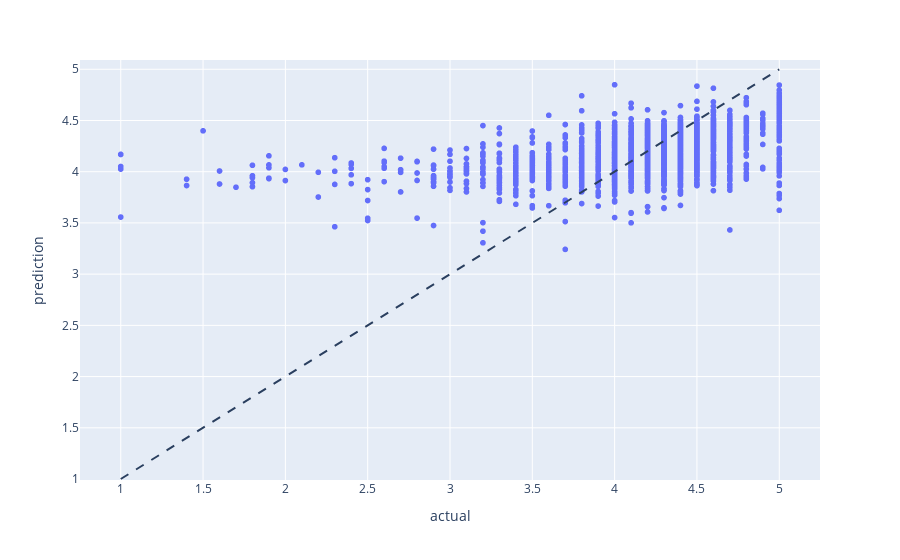

Notebook code for this chart:
### Code cell
import plotly.express as px
fig = px.scatter(x=y_test, y=y_pred, labels={'x': 'actual', 'y': 'prediction'})
fig.add_shape(
    type="line", line=dict(dash='dash'),
    x0=y.min(), y0=y.min(),
    x1=y.max(), y1=y.max()
)
fig.show()

### Figure 1 — Plotly figure (JSON) as saved in the notebook; plotly's stock layout.template omitted (floating-point values rounded to 4 significant figures; data arrays with more than 128 entries replaced by an {"elided": "..."} marker saying what was removed)
{"data": [{"hoverlabel": {"namelength": 0}, "hovertemplate": "actual=%{x}<br>prediction=%{y}", "legendgroup": "", "marker": {"color": "#636efa", "symbol": "circle"}, "mode": "markers", "name": "", "showlegend": false, "type": "scattergl", "x": {"elided": "2050 float values"}, "xaxis": "x", "y": {"elided": "2050 float values"}, "yaxis": "y"}], "layout": {"legend": {"tracegroupgap": 0}, "margin": {"t": 60}, "shapes": [{"line": {"dash": "dash"}, "type": "line", "x0": 1, "x1": 5, "y0": 1, "y1": 5}], "xaxis": {"anchor": "y", "domain": [0, 1], "title": {"text": "actual"}}, "yaxis": {"anchor": "x", "domain": [0, 1], "title": {"text": "prediction"}}}}
